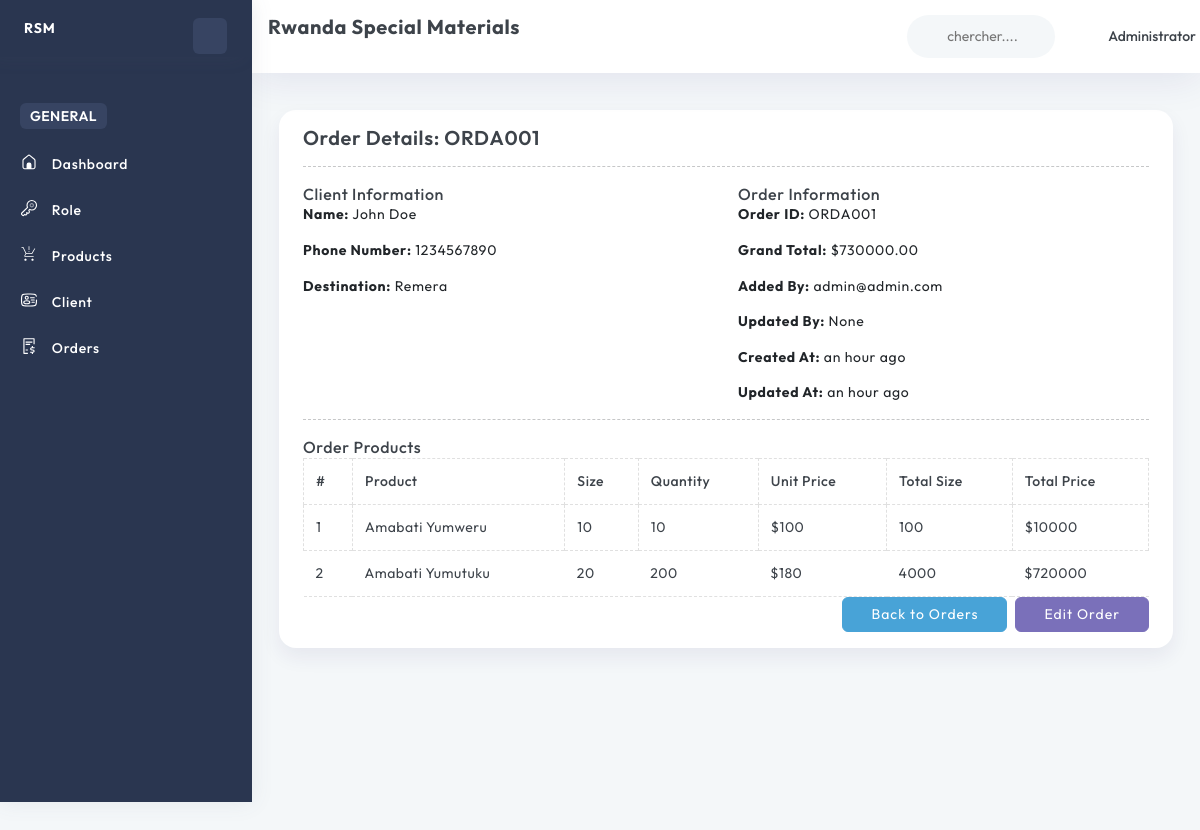
Before: /order/ORDA001/ (signed in) with the older database file.
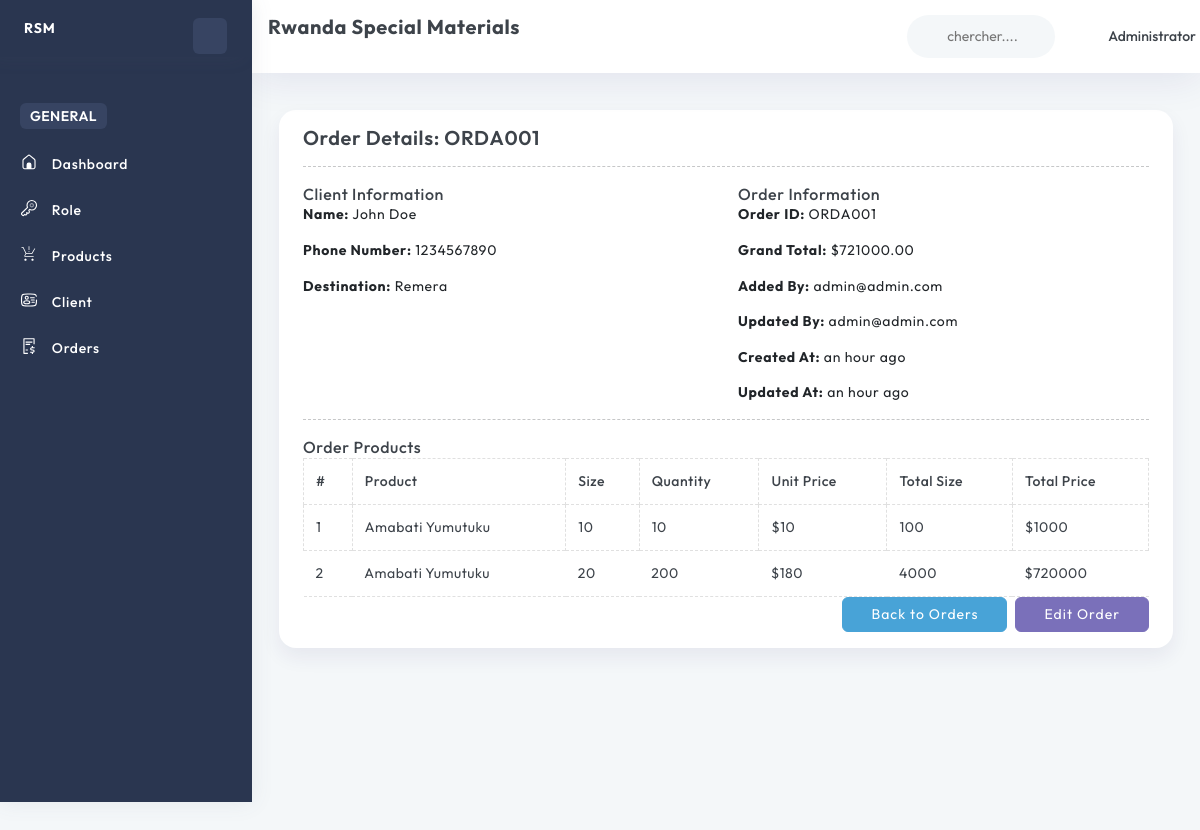
After: the same page with the newer database file.
### base/models.py (models this page shows, shortened)
class Order(models.Model):
    client = models.ForeignKey(Client, on_delete=models.SET_NULL, null=True, blank=True, related_name='orders')
    orderId = models.CharField(max_length=10, unique=True, editable=False)
    destination = models.CharField(max_length=255, null=True, blank=True)
    addedBy = models.ForeignKey(User, on_delete=models.SET_NULL, null=True, blank=True, related_name='orders_added')
    updatedBy = models.ForeignKey(User, on_delete=models.SET_NULL, null=True, blank=True, related_name='orders_updated')
    created_at = models.DateTimeField(default=timezone.now, editable=False)
    updated_at = models.DateTimeField(auto_now=True)
    grand_total = models.DecimalField(max_digits=10, decimal_places=2, default=0.00)

class OrderProduct(models.Model):
    order = models.ForeignKey(Order, on_delete=models.CASCADE, related_name='order_products')
    product = models.ForeignKey(Product, on_delete=models.CASCADE)
    size = models.PositiveIntegerField()
    quantity = models.PositiveIntegerField()
    total_size = models.PositiveIntegerField(editable=False)
    unit_price = models.PositiveIntegerField()
    total_price = models.PositiveIntegerField(editable=False)

class Product(models.Model):
    name = models.CharField(max_length=255, unique=True)
    slug = models.SlugField(max_length=255, unique=True, blank=True)
    created_at = models.DateTimeField(default=timezone.now, editable=False)
    updated_at = models.DateTimeField(auto_now=True)

class Client(models.Model):
    name = models.CharField(max_length=255)
    phone_number = models.CharField(max_length=15, unique=True)
    destination = models.CharField(max_length=255)
    created_at = models.DateTimeField(default=timezone.now, editable=False)
    updated_at = models.DateTimeField(auto_now=True)

### account/models.py (models this page shows, shortened)
class User(AbstractBaseUser, PermissionsMixin):
    email = models.EmailField(unique=True)
    name = models.CharField(max_length=255)
    phone_number = models.CharField(max_length=15, unique=True)
    image = ProcessedImageField(
        upload_to=user_image_path,
        processors=[ResizeToFill(720, 720)],
        format='JPEG',
        options={'quality': 90},
        null=True,
        blank=True,
    )
    role = models.ForeignKey(Role, on_delete=models.SET_NULL, null=True, blank=True)
    slug = models.SlugField(unique=True, max_length=255, null=True, blank=True)
    added_by = models.ForeignKey('self', on_delete=models.CASCADE, null=True, blank=True, related_name='added_users')
    is_active = models.BooleanField(default=True)
    is_staff = models.BooleanField(default=False)
    created_at = models.DateTimeField(default=timezone.now)
    updated_at = models.DateTimeField(auto_now=True)
    objects = CustomUserManager()
    USERNAME_FIELD = 'email'
    REQUIRED_FIELDS = ['name', 'phone_number']
    def __str__(self):
        return self.email

### base/views.py (the view)
# urls.py: path('order/<str:orderId>/', showOrder, name="showOrder"),
@login_required
@permission_required('base.view_order', raise_exception=True)
def showOrder(request, orderId):
    order = get_object_or_404(Order, orderId=orderId)
    order_products = order.order_products.all()
    context = {
        'order': order,
        'order_products': order_products,
    }
    return render(request, 'pages/orders/show.html', context)

### templates/pages/orders/show.html
{% extends 'layouts/app.html' %}
{% load static %}
{% load humanize %}
{% block content %}
<div class="container-fluid">
    <div class="row">
        <div class="col-12">
            <div class="card">
                <div class="card-body">
                    <h4>Order Details: {{ order.orderId }}</h4>
                    <hr>
                    <div class="row">
                        <div class="col-md-6">
                            <h5>Client Information</h5>
                            <p><strong>Name:</strong> {{ order.client.name }}</p>
                            <p><strong>Phone Number:</strong> {{ order.client.phone_number }}</p>
                            <p><strong>Destination:</strong> {{ order.destination }}</p>
                        </div>
                        <div class="col-md-6">
                            <h5>Order Information</h5>
                            <p><strong>Order ID:</strong> {{ order.orderId }}</p>
                            <p><strong>Grand Total:</strong> ${{ order.grand_total }}</p>
                            <p><strong>Added By:</strong> {{ order.addedBy }}</p>
                            <p><strong>Updated By:</strong> {{ order.updatedBy }}</p>
                            <p><strong>Created At:</strong> {{ order.created_at|naturaltime }}</p>
                            <p><strong>Updated At:</strong> {{ order.updated_at|naturaltime }}</p>
                        </div>
                    </div>
                    <hr>
                    <h5>Order Products</h5>
                    <table class="table table-bordered" id="order-products-table">
                        <thead>
                            <tr>
                                <th>#</th>
                                <th>Product</th>
                                <th>Size</th>
                                <th>Quantity</th>
                                <th>Unit Price</th>
                                <th>Total Size</th>
                                <th>Total Price</th>
                            </tr>
                        </thead>
                        <tbody>
                            {% for op in order_products %}
                            <tr>
                                <td>{{ forloop.counter }}</td>
                                <td>{{ op.product.name }}</td>
                                <td>{{ op.size }}</td>
                                <td>{{ op.quantity }}</td>
                                <td>${{ op.unit_price }}</td>
                                <td>{{ op.total_size }}</td>
                                <td>${{ op.total_price }}</td>
                            </tr>
                            {% endfor %}
                        </tbody>
                    </table>
                    <div class="d-flex justify-content-end">
                        <a href="{% url 'base:getOrders' %}" class="btn btn-secondary">Back to Orders</a>
                        <a href="{% url 'base:editOrder' order.orderId %}" class="btn btn-primary ms-2">Edit Order</a>
                    </div>
                </div>
            </div>
        </div>
    </div>
</div>
{% endblock %}

Changed rows visible on the page:
changed Order "ORDA001": grand_total "730000.00" → "721000.00"; updatedBy "None" → "admin@admin.com"
changed OrderProduct (number 1 of 2 on the later page): product.name "Amabati Yumweru" → "Amabati Yumutuku"; unit_price "100" → "10"; total_price "10000" → "1000"
